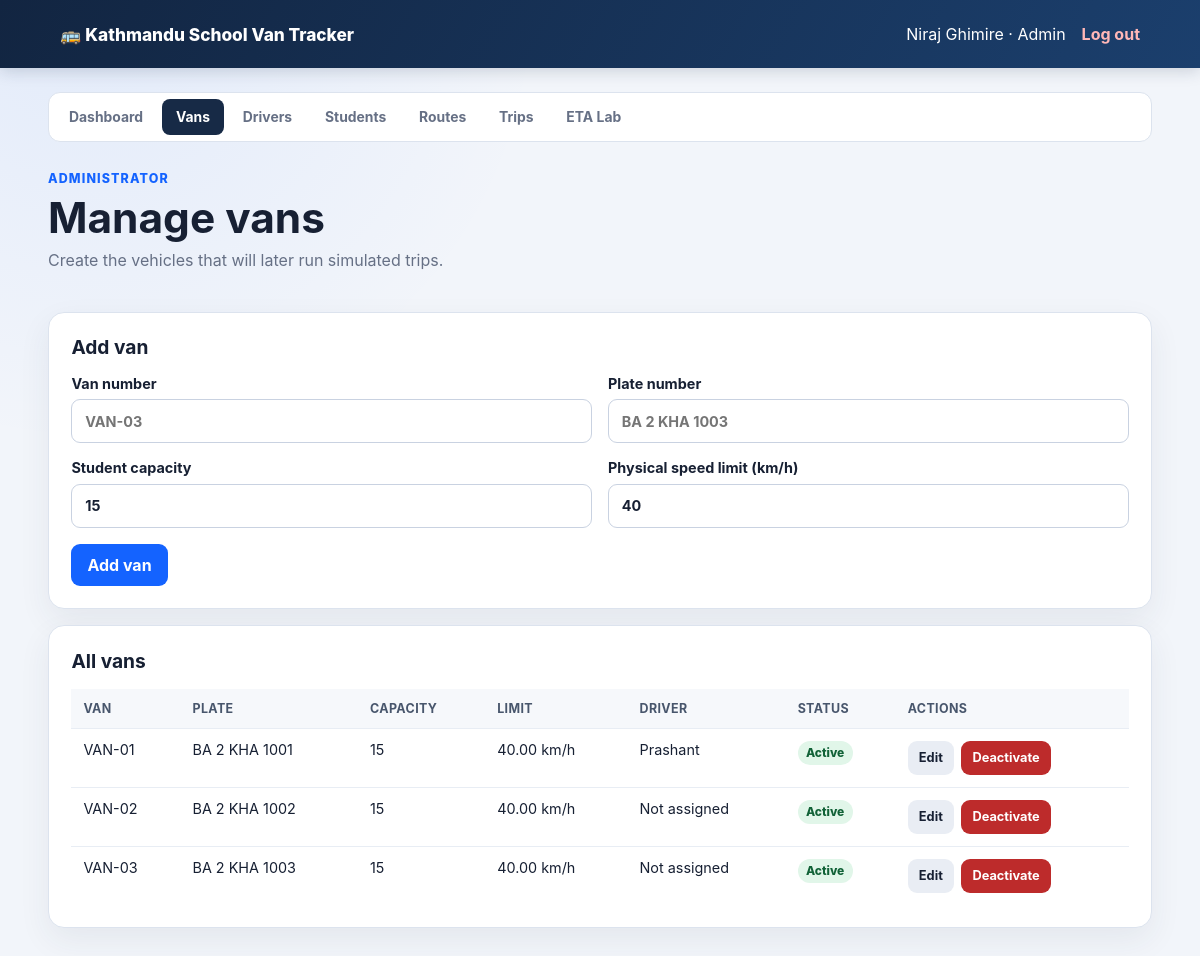
The app's page /admin/manage-vans.php (signed in) with its own data.
### tables this page shows
CREATE TABLE `vans` (
  `id` bigint(20) unsigned NOT NULL AUTO_INCREMENT,
  `van_number` varchar(50) NOT NULL,
  `plate_number` varchar(50) NOT NULL,
  `capacity` smallint(5) unsigned NOT NULL DEFAULT 15,
  `speed_limit_kmh` decimal(5,2) NOT NULL DEFAULT 40.00,
  `active` tinyint(1) NOT NULL DEFAULT 1,
  `created_at` timestamp NOT NULL DEFAULT current_timestamp(),
  PRIMARY KEY (`id`),
  UNIQUE KEY `van_number` (`van_number`),
  UNIQUE KEY `plate_number` (`plate_number`)
);

CREATE TABLE `users` (
  `id` bigint(20) unsigned NOT NULL AUTO_INCREMENT,
  `name` varchar(120) NOT NULL,
  `email` varchar(190) NOT NULL,
  `password_hash` varchar(255) NOT NULL,
  `role` enum('admin','driver','parent') NOT NULL,
  `active` tinyint(1) NOT NULL DEFAULT 1,
  `created_at` timestamp NOT NULL DEFAULT current_timestamp(),
  `updated_at` timestamp NOT NULL DEFAULT current_timestamp() ON UPDATE current_timestamp(),
  PRIMARY KEY (`id`),
  UNIQUE KEY `email` (`email`)
);

### web/includes/auth.php (called while the page is built, shortened)
<?php
function escape(string $value): string
{
    return htmlspecialchars($value, ENT_QUOTES | ENT_SUBSTITUTE, 'UTF-8');
}

### web/admin/manage-vans.php (the view, shortened to what this page needs)
<?php
require_once dirname(__DIR__) . '/includes/auth.php';
require_once dirname(__DIR__) . '/includes/layout.php';
$pdo = database();
$form = [
    'id' => '',
    'van_number' => '',
    'plate_number' => '',
    'capacity' => '15',
    'speed_limit_kmh' => '40',
];
$vans = $pdo->query(
    'SELECT v.*, u.name AS driver_name
     FROM vans v
     LEFT JOIN drivers d ON d.van_id = v.id
     LEFT JOIN users u ON u.id = d.user_id
     ORDER BY v.active DESC, v.van_number'
)->fetchAll();
?>
<div class="page-heading">
    <div>
        <span class="eyebrow">Administrator</span>
        <h1>Manage vans</h1>
        <p>Create the vehicles that will later run simulated trips.</p>
    </div>
</div>
<section class="panel">
    <h2><?= $form['id'] === '' ? 'Add van' : 'Edit van' ?></h2>
    <form method="post" class="form-grid">
        <label>
            Van number
            <input name="van_number" value="<?= escape($form['van_number']) ?>"
                   placeholder="VAN-03" required>
        </label>
        <label>
            Plate number
            <input name="plate_number" value="<?= escape($form['plate_number']) ?>"
                   placeholder="BA 2 KHA 1003" required>
        </label>
        <label>
            Student capacity
            <input type="number" name="capacity" min="1" max="100"
                   value="<?= escape($form['capacity']) ?>" required>
        </label>
        <label>
            Physical speed limit (km/h)
            <input type="number" name="speed_limit_kmh" min="10" max="100" step="0.1"
                   value="<?= escape($form['speed_limit_kmh']) ?>" required>
        </label>
        <div class="inline-actions full-width">
            <button type="submit"><?= $form['id'] === '' ? 'Add van' : 'Save changes' ?></button>
        </div>
    </form>
</section>
<section class="panel">
    <h2>All vans</h2>
    <div class="data-table-wrap">
        <table class="data-table">
            <thead>
            <tr>
                <th>Van</th>
                <th>Plate</th>
                <th>Capacity</th>
                <th>Limit</th>
                <th>Driver</th>
                <th>Status</th>
                <th>Actions</th>
            </tr>
            </thead>
            <tbody>
            <?php foreach ($vans as $van): ?>
                <tr>
                    <td><?= escape($van['van_number']) ?></td>
                    <td><?= escape($van['plate_number']) ?></td>
                    <td><?= (int) $van['capacity'] ?></td>
                    <td><?= escape((string) $van['speed_limit_kmh']) ?> km/h</td>
                    <td><?= escape($van['driver_name'] ?? 'Not assigned') ?></td>
                    <td>
                        <span class="status-badge <?= $van['active'] ? '' : 'inactive' ?>">
                            <?= $van['active'] ? 'Active' : 'Inactive' ?>
                        </span>
                    </td>
                    <td>
                        <div class="inline-actions">
                            <a class="primary-button small-button secondary-button"
                               href="?edit=<?= (int) $van['id'] ?>">Edit</a>
                            <form method="post">
                                <button class="small-button <?= $van['active'] ? 'danger-button' : '' ?>"
                                        type="submit">
                                    <?= $van['active'] ? 'Deactivate' : 'Activate' ?>
                                </button>
                            </form>
                        </div>
                    </td>
                </tr>
            <?php endforeach; ?>
            </tbody>
        </table>
    </div>
</section>

### web/assets/css/app.css (style rules this page uses)
:root { --ink: #172033; --muted: #667085; --navy: #172a46; --blue: #1463ff; --orange: #f59e0b; --surface: #ffffff; --background: #f2f5fa; --border: #dce3ee; --danger: #c62828; --cyan: #0ea5a8; --success: #14804a; --soft-blue: #edf4ff; }
* { box-sizing: border-box; }
body { margin: 0; color: var(--ink); background: radial-gradient(circle at 8% 0%, rgb(20 99 255 / 7%), transparent 28rem), var(--background); font-family: Inter, ui-sans-serif, system-ui, -apple-system, BlinkMacSystemFont, "Segoe UI", sans-serif; }
a { color: inherit; }
.user-area, .user-area form, .button-row, .page-heading { display: flex; align-items: center; gap: 1rem; }
.page-heading { justify-content: space-between; margin-bottom: 1.6rem; }
h1, h2, p { margin-top: 0; }
h1 { margin-bottom: .45rem; font-size: clamp(1.8rem, 4vw, 2.65rem); }
h2 { font-size: 1.2rem; }
.eyebrow { display: block; margin-bottom: .4rem; color: var(--blue); font-size: .78rem; font-weight: 800; letter-spacing: .09em; text-transform: uppercase; }
.page-heading p, .muted, .auth-card p, .metric-card small { color: var(--muted); }
.metric-card, .panel, .auth-card { padding: 1.4rem; border: 1px solid var(--border); border-radius: 16px; background: var(--surface); box-shadow: 0 12px 32px rgb(37 50 75 / 7%); }
.panel { margin-bottom: 1rem; }
.primary-button, button { display: inline-flex; min-height: 42px; padding: .7rem 1rem; align-items: center; justify-content: center; border: 0; border-radius: 9px; color: white; background: var(--blue); font: inherit; font-weight: 750; text-decoration: none; cursor: pointer; }
label { display: grid; gap: .45rem; font-size: .9rem; font-weight: 700; }
input, select { width: 100%; min-height: 44px; padding: .7rem .8rem; border: 1px solid #c9d2e1; border-radius: 9px; background: white; color: var(--ink); font: inherit; }
.form-grid { display: grid; grid-template-columns: repeat(2, minmax(0, 1fr)); gap: 1rem; }
.form-grid .full-width { grid-column: 1 / -1; }
.data-table-wrap { overflow-x: auto; }
.data-table { width: 100%; border-collapse: collapse; font-size: .9rem; }
.data-table th, .data-table td { padding: .75rem; border-bottom: 1px solid #e8edf4; text-align: left; vertical-align: top; }
.data-table th { color: #48566c; background: #f6f8fb; font-size: .78rem; letter-spacing: .03em; text-transform: uppercase; }
.data-table tr:last-child td { border-bottom: 0; }
.inline-actions { display: flex; flex-wrap: wrap; gap: .45rem; align-items: center; }
.small-button { min-height: 34px; padding: .45rem .7rem; font-size: .8rem; }
.secondary-button { color: var(--ink); background: #e9edf4; }
.danger-button { background: #bd2b2b; }
.status-badge { display: inline-flex; padding: .28rem .52rem; border-radius: 999px; color: #116237; background: #e1f6e9; font-size: .75rem; font-weight: 800; }

### records on screen
vans: van_number "VAN-01", plate_number "BA 2 KHA 1001", capacity "15", speed_limit_kmh "40.00", users.name "Prashant", active "Active"
vans: van_number "VAN-02", plate_number "BA 2 KHA 1002", capacity "15", speed_limit_kmh "40.00", driver_name "Not assigned", active "Active"
vans: van_number "VAN-03", plate_number "BA 2 KHA 1003", capacity "15", speed_limit_kmh "40.00", driver_name "Not assigned", active "Active"

### other values on screen
APP_NAME "Kathmandu School Van Tracker"
$userName "Niraj Ghimire"
$role "Admin"
$label "Dashboard"
$label "Vans"
$label "Drivers"
$label "Students"
$label "Routes"
$label "Trips"
$label "ETA Lab"
